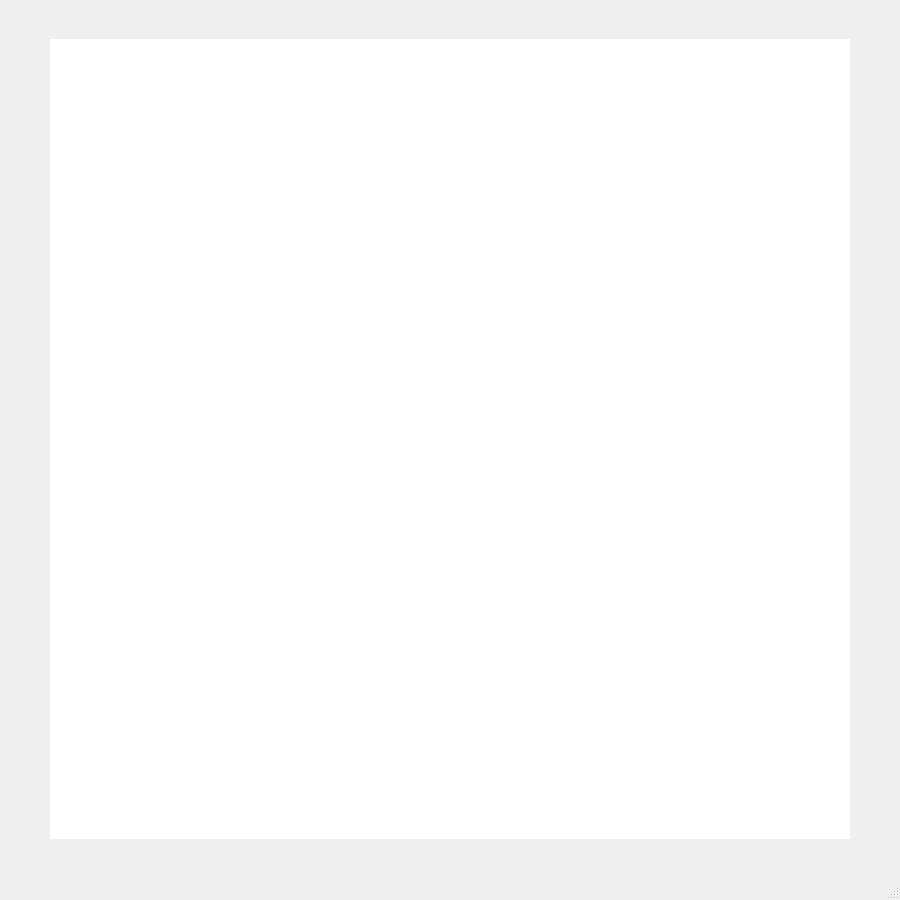
<?xml version="1.0" encoding="UTF-8"?>
<ui version="4.0">
 <class>MainWindow</class>
 <widget class="QMainWindow" name="MainWindow">
  <property name="geometry">
   <rect>
    <x>0</x>
    <y>0</y>
    <width>900</width>
    <height>900</height>
   </rect>
  </property>
  <property name="windowTitle">
   <string>GlowingBroccoli</string>
  </property>
  <widget class="QWidget" name="centralwidget">
   <layout class="QHBoxLayout" name="horizontalLayout">
    <item>
     <widget class="QGraphicsView" name="graphicsView">
      <property name="minimumSize">
       <size>
        <width>800</width>
        <height>800</height>
       </size>
      </property>
      <property name="maximumSize">
       <size>
        <width>800</width>
        <height>800</height>
       </size>
      </property>
      <property name="frameShape">
       <enum>QFrame::NoFrame</enum>
      </property>
      <property name="frameShadow">
       <enum>QFrame::Plain</enum>
      </property>
      <property name="sceneRect">
       <rectf>
        <x>0.000000000000000</x>
        <y>0.000000000000000</y>
        <width>0.000000000000000</width>
        <height>0.000000000000000</height>
       </rectf>
      </property>
     </widget>
    </item>
   </layout>
  </widget>
  <widget class="QMenuBar" name="menubar">
   <property name="geometry">
    <rect>
     <x>0</x>
     <y>0</y>
     <width>900</width>
     <height>26</height>
    </rect>
   </property>
  </widget>
  <widget class="QStatusBar" name="statusbar"/>
 </widget>
 <resources/>
 <connections/>
</ui>
